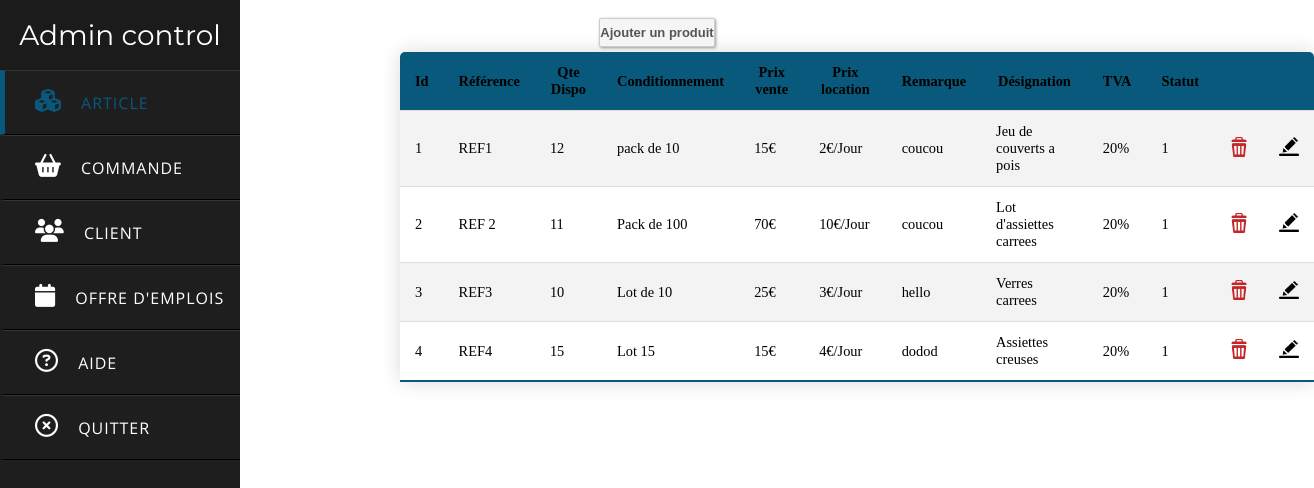
Screenshot of /Admin/adminArticle.php with the database file from the repository.
### tables this page shows
CREATE TABLE IF NOT EXISTS `articles` (
  `id` int(11) NOT NULL AUTO_INCREMENT,
  `reference` text NOT NULL,
  `quantite_dispo` int(11) NOT NULL,
  `conditionnement` text NOT NULL,
  `prix_vente` int(11) NOT NULL,
  `prix_location` int(11) NOT NULL,
  `remarque` text,
  `designation` text NOT NULL,
  `tva` int(11) NOT NULL,
  `statut` int(11) NOT NULL,
  `img` text NOT NULL,
  PRIMARY KEY (`id`)
);

### Admin/adminArticle.php (the view, shortened to what this page needs)
<?php
$id = mysqli_connect("localhost","root","","belletable");
	$req = "select * from articles";
	$res = mysqli_query($id,$req);
 ?>
<!DOCTYPE html>
<html lang="fr" dir="ltr">
  <head>
    <link rel="stylesheet" href="assets/Stylesheets/styleAdmin.css">
  </head>
  <div>
    <div class="sidebar">
      <header>Admin control</header>
      <a href="adminArticle.php" class="active">
        <i class="fas fa-cubes"></i>
        <span>Article</span>
      </a>
      <a href="#">
        <i class="fas fa-shopping-basket"></i>
        <span>Commande</span>
      </a>
      <a href="adminClient.php">
        <i class="fas fa-users" ></i>
        <span>Client</span>
      </a>
      <a href="CreaOffre.php">
         <i class="fas fa-calendar"></i>
        <span>Offre d'emplois</span>
      </a>
      <a href="#">
        <i class="far fa-question-circle"></i>
        <span>Aide</span>
      </a>
      <a href="index.php">
        <i class="far fa-times-circle"></i>
        <span>Quitter</span>
      </a>
    </div>
</div>
    <body>
      <center>
      <br>
    <a href="Ajoutproduit.php"><input type="button" value="Ajouter un produit" class="ajoutP"></a>
  <br>
    <table class="content-table">
	<tr bgcolor="#09597C">
		<th> Id </th><th> Référence </th><th> Qte Dispo </th>
		<th> Conditionnement </th><th> Prix vente </th>
		<th> Prix location </th><th> Remarque </th><th> Désignation </th>
		<th> TVA </th><th> Statut </th> <th></th><th></th>
	</tr>
	<?php
	$i = 0;
	while($ligne = mysqli_fetch_assoc($res)){
	?>
	<tr>
		<td><?=$ligne["id"]; ?></td>
		<td><?=$ligne["reference"]; ?></td>
		<td><?=$ligne["quantite_dispo"]; ?></td>
		<td><?=$ligne["conditionnement"]; ?></td>
		<td><?=$ligne["prix_vente"]; ?>€</td>
		<td><?=$ligne["prix_location"]; ?>€/Jour</td>
		<td><?=$ligne["remarque"]; ?></td>
		<td><?=$ligne["designation"]; ?></td>
		<td><?=$ligne["tva"]; ?>%</td>
		<td><?=$ligne["statut"]; ?></td>
		<td><a href="suppArticle.php?row=<?=$ligne["id"];?>" ><img src="assets/img/sup.png" width="20"></a></td>
    <td><a href="modifArticle.php?row=<?=$ligne["id"];?>"><img src="assets/img/modif.png" width="20"></a></td>
		</tr>
	<?php } $i++; ?>
</table>
</center>
</body>
</html>

### Admin/assets/Stylesheets/styleAdmin.css (style rules this page uses)
* { margin: 0; padding: 0; text-decoration: none; }
.sidebar { position: fixed; width: 240px; left: 0px; height: 100%; background: #1e1e1e; transition: all .5s ease; float: left; display: inline-block; }
.sidebar header { font-size: 28px; color: white; line-height: 70px; text-align: center; background: #1b1b1b; user-select: none; font-family: 'Montserrat', sans-serif; }
.sidebar a { display: block; height: 65px; width: 100%; color: white; line-height: 65px; padding-left: 30px; box-sizing: border-box; border-bottom: 1px solid black; border-top: 1px solid rgba(255,255,255,.1); border-left: 5px solid transparent; font-family: 'Open Sans', sans-serif; transition: all .5s ease; }
a.active,.sidebar a:hover { border-left: 5px solid #09597C; color: #09597C; }
.sidebar a i { font-size: 23px; margin-right: 16px; }
.sidebar a span { letter-spacing: 1px; text-transform: uppercase; }
.content-table { float: left; margin-top: 5px; border-collapse: collapse; display:inline-block; margin-left: 400px; font-size: 0.9em; min-width: 400px; border-radius: 5px 5px 0 0; overflow: auto; box-shadow: 0 0 20px rgba(0, 0, 0, 0.15); }
.content-table th, .content-table td { padding: 12px 15px; }
.content-table tbody tr { border-bottom: 1px solid #dddddd; }
.content-table tbody tr:nth-of-type(even) { background-color: #f3f3f3; }
.content-table tbody tr:last-of-type { border-bottom: 2px solid #09597C; }
.ajoutP { padding:6px 0 6px 0; font:bold 13px Arial; background:#f5f5f5; color:#555; border-radius:2px; border:1px solid #ccc; box-shadow:1px 1px 3px #999; }

### rows the page displays
articles: id "1", reference "REF1", quantite_dispo "12", conditionnement "pack de 10", prix_vente "15", prix_location "2", remarque "coucou", designation "Jeu de couverts a pois", tva "20", statut "1"
articles: id "2", reference "REF 2", quantite_dispo "11", conditionnement "Pack de 100", prix_vente "70", prix_location "10", remarque "coucou", designation "Lot d'assiettes carrees", tva "20", statut "1"
articles: id "3", reference "REF3", quantite_dispo "10", conditionnement "Lot de 10", prix_vente "25", prix_location "3", remarque "hello", designation "Verres carrees", tva "20", statut "1"
articles: id "4", reference "REF4", quantite_dispo "15", conditionnement "Lot 15", prix_vente "15", prix_location "4", remarque "dodod", designation "Assiettes creuses", tva "20", statut "1"
